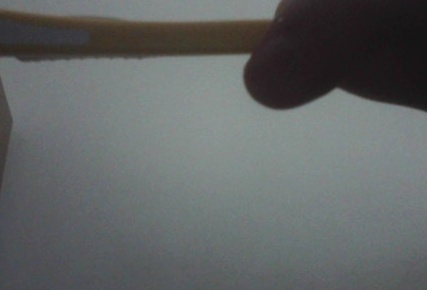
#> input picture Cam_and_gripper/captured_image0.jpg, 427 x 290 px; its folder holds 4 pictures in this run; the run also reads 1 picture not shown here
$ python notusedanymoreoldmatchinging.py
#> lines starting #> are read from the running program, lines starting #| are printed output that depends on the picture
import sys
import cv2
import numpy as np
import time

# opencv read images from camera
# and display
# open camera
# Load our images

img1 = cv2.imread('captured_image{}.jpg'.format(0))
#> img1 is the input picture: shape (290, 427, 3); mean B, G, R 100.8, 100.7, 97.3
img2 = cv2.imread('captured_image{}.jpg'.format(1))

# Check if images are loaded correctly
if img1 is None:
    print("Error: img1 could not be loaded. Check the file path.")
if img2 is None:
    print("Error: img2 could not be loaded. Check the file path.")

if img1 is not None and img2 is not None:
    print(f"Shape of img1: {img1.shape}")
#| Shape of img1: (290, 427, 3)
    print(f"Shape of img2: {img2.shape}")
#| Shape of img2: (290, 427, 3)

    # Ensure both images have the same number of channels
    if img1.shape[2] != img2.shape[2]:
        if img1.shape[2] > img2.shape[2]:
            img1 = img1[:, :, :3]  # Keep only the first 3 channels
        else:
            img2 = img2[:, :, :3]  # Keep only the first 3 channels

img1_gray = cv2.cvtColor(img1, cv2.COLOR_BGR2GRAY)
img2_gray = cv2.cvtColor(img2, cv2.COLOR_BGR2GRAY)

cv2.imshow('img1_gray',img1_gray)
cv2.imshow('img2_gray',img2_gray)

# Create our ORB detector and detect keypoints and descriptors
orb = cv2.ORB_create(nfeatures=2000)

# Find the key points and descriptors with ORB
keypoints1, descriptors1 = orb.detectAndCompute(img1, None)
#> keypoints1 = 10 keypoints; (x, y, size): (247, 55, 53.6), (338, 90, 77.1), (249, 55, 44.6), (248, 56, 31), (337, 88, 53.6), (333, 90, 77.1), (334, 89, 64.3), (337, 88, 44.6), (337, 89, 37.2), (335, 89, 37.2)
keypoints2, descriptors2 = orb.detectAndCompute(img2, None)
#> keypoints2 has the same summary as keypoints1
# draw keypoints
output_image1 = cv2.drawKeypoints(img1, keypoints1, None, color=(255, 0, 255), flags=cv2.DRAW_MATCHES_FLAGS_DRAW_RICH_KEYPOINTS)
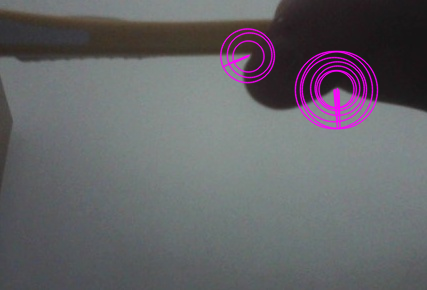
#> output_image1: shape (290, 427, 3); mean B, G, R 104, 99.3, 100.5
cv2.imshow('Keypoints1', output_image1)
output_image2 = cv2.drawKeypoints(img2, keypoints2, None, color=(255, 0, 255), flags=cv2.DRAW_MATCHES_FLAGS_DRAW_RICH_KEYPOINTS)
cv2.imshow('Keypoints2', output_image2)

# Create a BFMatcher object.
# It will find all of the matching keypoints on two images
bf = cv2.BFMatcher(cv2.NORM_L2, crossCheck=True)
matches = bf.match(descriptors1, descriptors2)
#> matches = 10 matches
print(f"Total matches found: {len(matches)}")
#| Total matches found: 10

# Filter matches
all_matches = []
for match in matches:
    print(match.distance)  # Print distance of each match
    if match.distance < 300:  # Replace with your desired threshold
        all_matches.append(match)
#> this loop made 10 passes
#| 0.0
#| 0.0
#| 0.0
#| 0.0
#| 0.0
#| 0.0
#| 0.0
#| 0.0
#> (further printed lines are left out)
#> after the loop, all_matches = 10 matches

# Check filtered matches
print(f"Filtered matches: {len(all_matches)}")
#| Filtered matches: 10

matches_sorted = sorted(all_matches, key=lambda x: x.distance)
#> matches_sorted = 10 matches

print(keypoints1[0].pt)
#| (248.0, 56.0)
print(keypoints1[0].size)
#| 31.0
print("Descriptor of the first keypoint: ")
print(descriptors1[0])
#| [248 188 191 112 137 237  81 215 243 191 164  24  63 247  66  59 129 246
#|  237  16  59 111 242  35 219 219 117 123 226  64 198 122]

# Check if matches_sorted is not empty and contains match objects
if matches_sorted and hasattr(matches_sorted[0], 'distance'):
    print(matches_sorted[0].distance)
#| 0.0
else:
    print("No valid matches found or matches_sorted contains tuples")

def draw_matches(img1, keypoints1, img2, keypoints2, matches):
    r, c = img1.shape[:2]
#> r = 290; c = 427
    r1, c1 = img2.shape[:2]
#> r1 = 290; c1 = 427

    # Create a blank image with the size of the first image + second image
    output_img = np.zeros((max([r, r1]), c + c1, 3), dtype='uint8')
#> (the run stopped early here; a loop or call above may not have finished)
